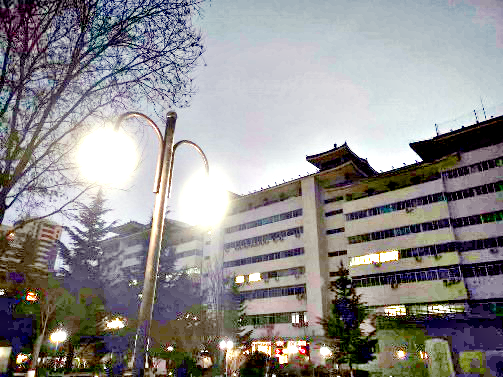
#> input picture Retinex_24_1_30/Retinex-master/test/Automated MSRCR.png, 503 x 377 px; its folder holds only this picture in this run
$ python NIQE.py   (older library calls are emulated)
#> lines starting #> are read from the running program, lines starting #| are printed output that depends on the picture
import numpy as np
import scipy.misc
import scipy.io
from os.path import dirname
from os.path import join
import scipy
from PIL import Image
import numpy as np
import scipy.ndimage
import numpy as np
import scipy.special
import math
import os
from PIL import Image
from skimage.transform import resize

gamma_range = np.arange(0.2, 10, 0.001)
a = scipy.special.gamma(2.0 / gamma_range)
a *= a
b = scipy.special.gamma(1.0 / gamma_range)
c = scipy.special.gamma(3.0 / gamma_range)
prec_gammas = a / (b * c)


# [113 lines left out: functions aggd_features, ggd_features, paired_product, gen_gauss_window, compute_image_mscn_transform, _niqe_extract_subband_feats, not called in this run]


def get_patches_train_features(img, patch_size, stride=8):
    return _get_patches_generic(img, patch_size, 1, stride)


def get_patches_test_features(img, patch_size, stride=8):
    return _get_patches_generic(img, patch_size, 0, stride)


# [52 lines left out: functions extract_on_patches, _get_patches_generic, not called in this run]


def niqe(inputImgData):
    patch_size = 96
    module_path = dirname(__file__)

    # TODO: memoize
    params = scipy.io.loadmat(join(module_path, 'data', 'niqe_image_params.mat'))
    pop_mu = np.ravel(params["pop_mu"])
    pop_cov = params["pop_cov"]

    M, N = inputImgData.shape

    # assert C == 1, "niqe called with videos containing %d channels. Please supply only the luminance channel" % (C,)
    assert M > (
                patch_size * 2 + 1), "niqe called with small frame size, requires > 192x192 resolution video using current training parameters"
    assert N > (
                patch_size * 2 + 1), "niqe called with small frame size, requires > 192x192 resolution video using current training parameters"

    feats = get_patches_test_features(inputImgData, patch_size)
    sample_mu = np.mean(feats, axis=0)
    sample_cov = np.cov(feats.T)

    X = sample_mu - pop_mu
    covmat = ((pop_cov + sample_cov) / 2.0)
    pinvmat = scipy.linalg.pinv(covmat)
    niqe_score = np.sqrt(np.dot(np.dot(X, pinvmat), X))

    return niqe_score


if __name__ == "__main__":
    path = './test'
    # 获取文件夹中的所有图像文件
    image_files = [f for f in os.listdir(path) if f.endswith(('.png', '.jpg', '.jpeg'))]
    niqe_values = []
    NIQE_sum = 0
    count = 0

    with open('niqe.txt', 'w') as f:
        for image_file in image_files:
            # 读取图像
            image_path = os.path.join(path, image_file)
            image = np.array(Image.open(image_path).convert('LA'))[:, :, 0]
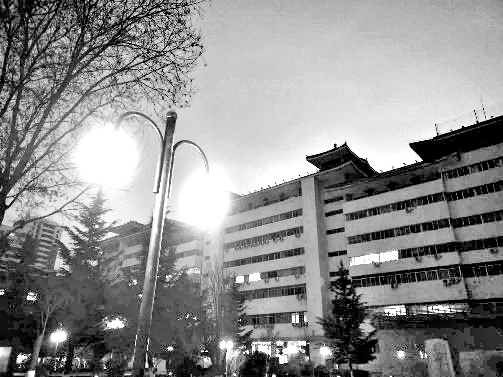
#> image: shape (377, 503); min 0, max 255, mean 142.1

            # 计算 NIQE
#> (the run stopped early here; a loop or call above may not have finished)
